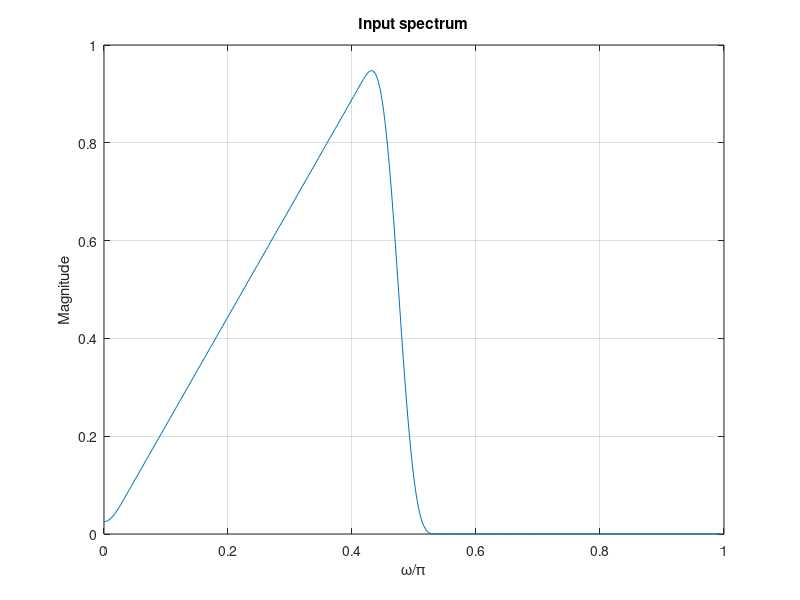
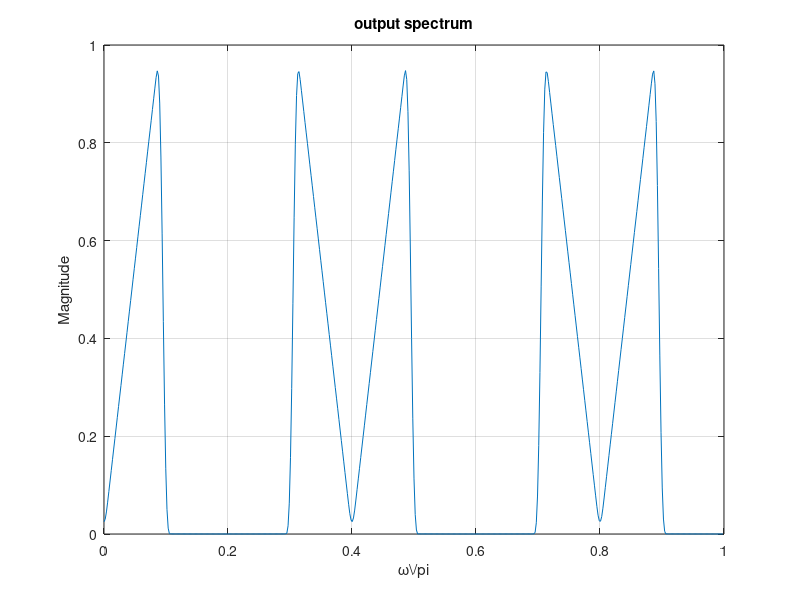

The MATLAB source for these figures, in order:
freq = [0 0.45 0.5 1 ];
mag = [0 1 0 0 ];
x = fir2(99,freq,mag);
[Xz,w] = freqz(x,1,512);
figure,plot(w/pi,abs(Xz));grid
xlabel('\omega/\pi');
ylabel('Magnitude');
title('Input spectrum');
pause 

L = input('Enter the integer factor of upsampling = ');
y=zeros(1,L*length(x));
y([1:L:length(y)])= x ;
[Yz,w]=freqz(y,1,512);
figure,plot(w/pi,abs(Yz)); grid 
title('output spectrum');
xlabel('\omega\/pi');
ylabel('Magnitude');